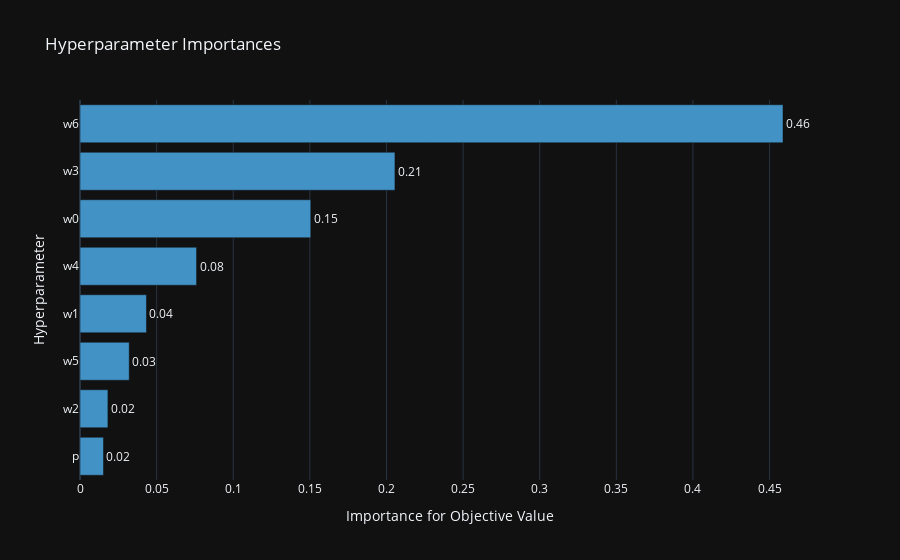

The code cell stored with this chart in its notebook:
### Code cell
fig = optuna.visualization.plot_param_importances(gmb.study)
fig.show()

### Figure 1 — Plotly figure (JSON) as saved in the notebook; plotly's stock layout.template omitted (floating-point values rounded to 4 significant figures)
{"data": [{"cliponaxis": false, "hovertemplate": ["p (FloatDistribution): 0.015331534802664816<extra></extra>", "w2 (FloatDistribution): 0.018210835964189785<extra></extra>", "w5 (FloatDistribution): 0.032129282835693884<extra></extra>", "w1 (FloatDistribution): 0.043368508268540495<extra></extra>", "w4 (FloatDistribution): 0.0760781289009331<extra></extra>", "w0 (FloatDistribution): 0.15058439121534703<extra></extra>", "w3 (FloatDistribution): 0.20553097210186239<extra></extra>", "w6 (FloatDistribution): 0.45876634591076854<extra></extra>"], "marker": {"color": "rgb(66,146,198)"}, "orientation": "h", "text": ["0.02", "0.02", "0.03", "0.04", "0.08", "0.15", "0.21", "0.46"], "textposition": "outside", "x": [0.01533, 0.01821, 0.03213, 0.04337, 0.07608, 0.1506, 0.2055, 0.4588], "y": ["p", "w2", "w5", "w1", "w4", "w0", "w3", "w6"], "type": "bar"}], "layout": {"showlegend": false, "title": {"text": "Hyperparameter Importances"}, "xaxis": {"title": {"text": "Importance for Objective Value"}}, "yaxis": {"title": {"text": "Hyperparameter"}}}}
